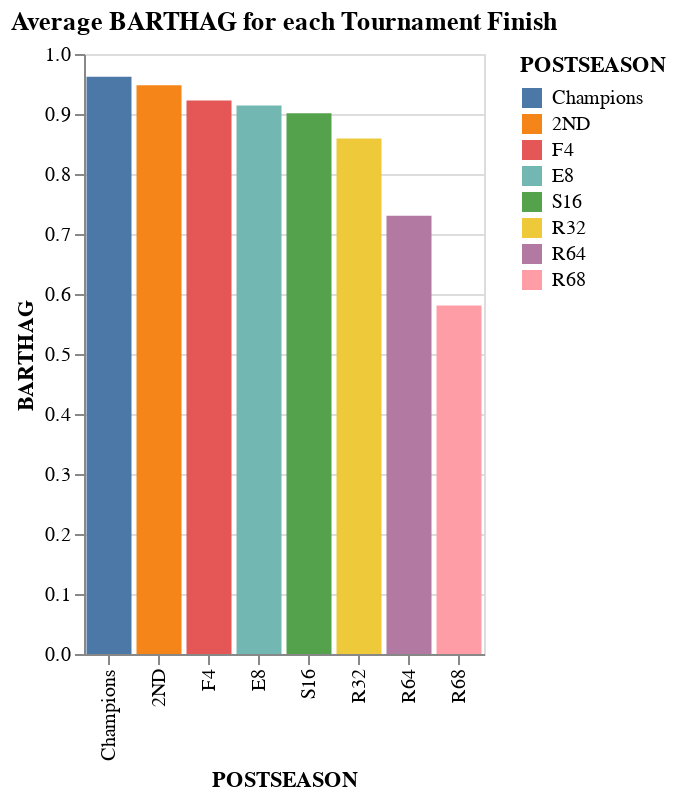

Notebook code cell kept with this figure:
### Code cell
alt.Chart(BART).mark_bar().encode(
    x = alt.X("POSTSEASON", sort = CorrectSort),
    y = "BARTHAG:Q",
    color = alt.Color("POSTSEASON:N", sort = CorrectSort),
    tooltip = "BARTHAG"
).properties(
    width = 200,
    title = "Average BARTHAG for each Tournament Finish"
)

### Figure 1 — Vega-Lite specification as saved in the notebook (floating-point values rounded to 4 significant figures)
{"config": {"view": {"continuousWidth": 400, "continuousHeight": 300}}, "data": {"name": "data-61f202f102e6fa1025437e8329d73f34"}, "mark": "bar", "encoding": {"color": {"field": "POSTSEASON", "sort": ["Champions", "2ND", "F4", "E8", "S16", "R32", "R64", "R68"], "type": "nominal"}, "tooltip": {"field": "BARTHAG", "type": "quantitative"}, "x": {"field": "POSTSEASON", "sort": ["Champions", "2ND", "F4", "E8", "S16", "R32", "R64", "R68"], "type": "nominal"}, "y": {"field": "BARTHAG", "type": "quantitative"}}, "title": "Average BARTHAG for each Tournament Finish", "width": 200, "$schema": "https://vega.github.io/schema/vega-lite/v4.17.0.json", "datasets": {"data-61f202f102e6fa1025437e8329d73f34": [{"POSTSEASON": "2ND", "BARTHAG": 0.9478}, {"POSTSEASON": "Champions", "BARTHAG": 0.9623}, {"POSTSEASON": "E8", "BARTHAG": 0.914}, {"POSTSEASON": "F4", "BARTHAG": 0.9224}, {"POSTSEASON": "R32", "BARTHAG": 0.8592}, {"POSTSEASON": "R64", "BARTHAG": 0.7303}, {"POSTSEASON": "R68", "BARTHAG": 0.5807}, {"POSTSEASON": "S16", "BARTHAG": 0.9012}]}}
